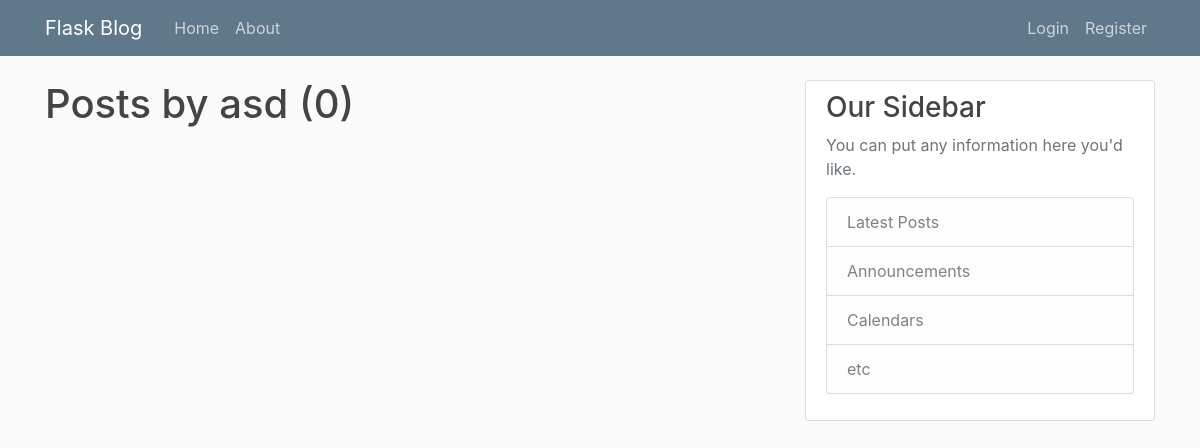
Before: /user/asd with the older database file.
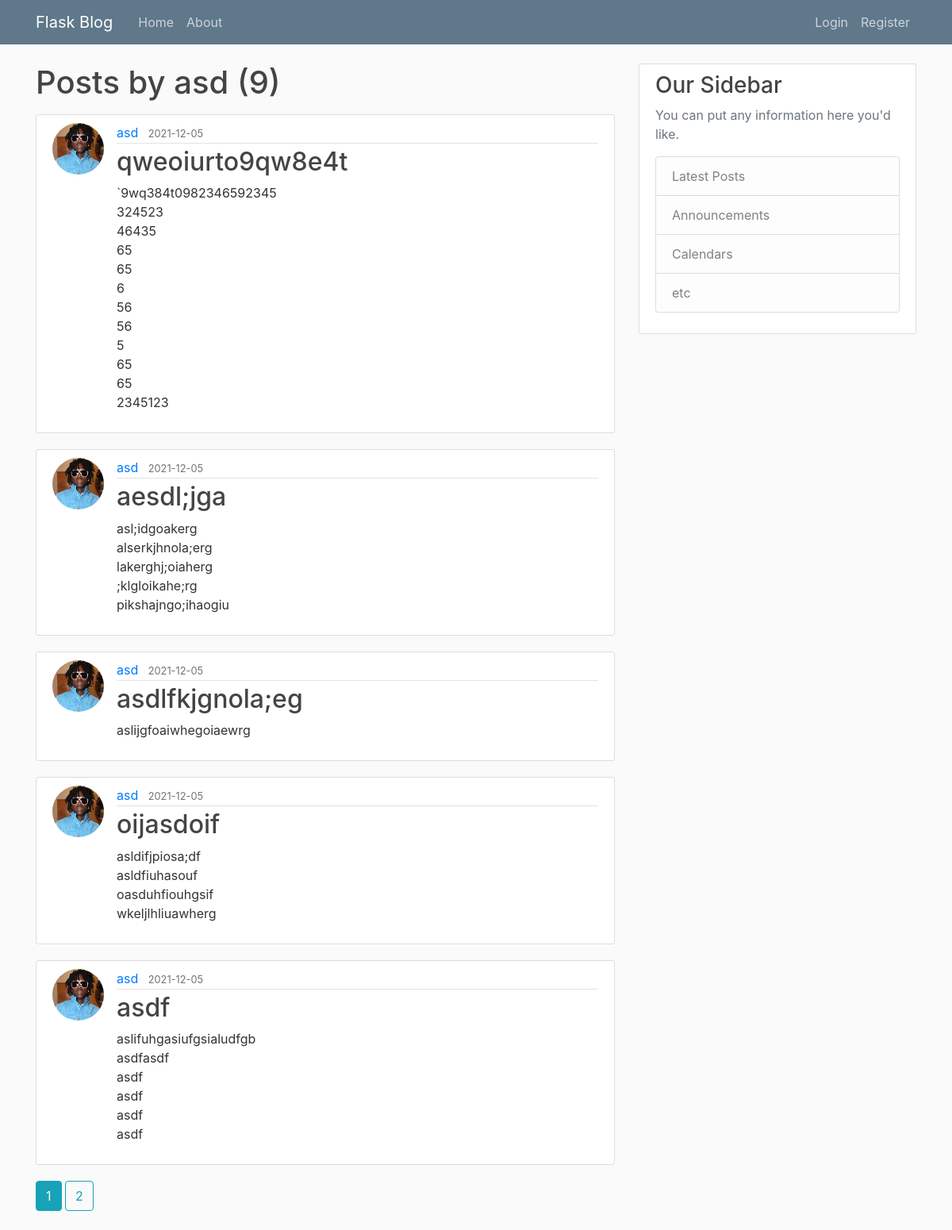
After: the same page with the newer database file.
### flaskblog/models.py (models this page shows, shortened)
class User(db.Model, UserMixin):
    id = db.Column(db.Integer, primary_key=True)
    username = db.Column(db.String(20), unique=True, nullable=False)
    email = db.Column(db.String(120), unique=True, nullable=False)
    image_file = db.Column(db.String(20), nullable=False, default='default.jpg')
    password = db.Column(db.String(60), nullable=False)
    posts = db.relationship('Post', backref='author', lazy=True)

class Post(db.Model):
    id = db.Column(db.Integer, primary_key=True)
    title = db.Column(db.String(100))
    date_posted = db.Column(db.DateTime, nullable=False, default=datetime.utcnow)
    content = db.Column(db.Text, nullable=False)
    user_id = db.Column(db.Integer, db.ForeignKey('user.id'), nullable=False)

### flaskblog/routes.py (the view)
@app.route("/user/<string:username>")
def user_posts(username):
    page = request.args.get('page', 1, type=int)
    user = User.query.filter_by(username=username).first_or_404()
    posts = Post.query.filter_by(author=user)\
        .order_by(Post.date_posted.desc())\
        .paginate(page=page, per_page=5)
    return render_template('user_posts.html', posts=posts, user=user)

### flaskblog/templates/user_posts.html
{% extends "layout.html" %}
{% block content %}
    <h1 class="mb-3">Posts by {{ user.username }} ({{ posts.total }})</h1>
    {% for post in posts.items %}
        <article class="media content-section">
            <img class="rounded-circle article-img" src="{{ url_for('static', filename='profile_pics/' + post.author.image_file) }}">
            <div class="media-body">
            <div class="article-metadata">
                <a class="mr-2" href="{{ url_for('user_posts', username=post.author.username) }}">{{ post.author.username }}</a>
                <small class="text-muted">{{ post.date_posted.strftime('%Y-%m-%d') }}</small>
            </div>
            <h2><a class="article-title" href="{{ url_for('post', post_id=post.id) }}">{{ post.title }}</a></h2>
            <p class="article-content">{{ post.content }}</p>
            </div>
        </article>
    {% endfor %}
    {% for page_num in posts.iter_pages() %}
        {% if page_num %}
            {% if posts.page == page_num %}
            <a class="btn btn-info mb-4" href="{{ url_for('user_posts', username=user.username, page=page_num) }}">{{ page_num }}</a>
            {% else %}
            <a class="btn btn-outline-info mb-4" href="{{ url_for('user_posts', username=user.username, page=page_num) }}">{{ page_num }}</a>
            {% endif %}
        {% else %}
            ...
        {% endif %}
    {% endfor %}
{% endblock content %}

### flaskblog/templates/layout.html (shortened to what this page needs)
<!DOCTYPE html>
<html>
    <head>
        <link rel="stylesheet" href="https://stackpath.bootstrapcdn.com/bootstrap/4.3.1/css/bootstrap.min.css">
        <link rel="stylesheet" type="text/css" href="{{ url_for('static', filename='main.css') }}">
    </head>
    <body>
        <header class="site-header">
            <nav class="navbar navbar-expand-md navbar-dark bg-steel fixed-top">
              <div class="container">
                <a class="navbar-brand mr-4" href="/">Flask Blog</a>
                <div class="collapse navbar-collapse" id="navbarToggle">
                  <div class="navbar-nav mr-auto">
                    <a class="nav-item nav-link" href="{{ url_for('home_page') }}">Home</a>
                    <a class="nav-item nav-link" href="{{ url_for('about_page') }}">About</a>
                  </div>
                  <div class="navbar-nav">
                    {% if current_user.is_authenticated %}
                      <a class="nav-item nav-link" href="{{ url_for('new_post') }}">New Post</a>
                      <a class="nav-item nav-link" href="{{ url_for('account') }}">Account</a>
                      <a class="nav-item nav-link" href="{{ url_for('logout') }}">Logout</a>
                    {% else %}
                      <a class="nav-item nav-link" href="{{ url_for('login') }}">Login</a>
                      <a class="nav-item nav-link" href="{{ url_for('register') }}">Register</a>
                    {% endif %}
                  </div>
                </div>
              </div>
            </nav>
          </header>
          <main role="main" class="container">
            <div class="row">
              <div class="col-md-8">
                {% block content %}{% endblock %}
              </div>
              <div class="col-md-4">
                <div class="content-section">
                  <h3>Our Sidebar</h3>
                  <p class='text-muted'>You can put any information here you'd like.
                    <ul class="list-group">
                      <li class="list-group-item list-group-item-light">Latest Posts</li>
                      <li class="list-group-item list-group-item-light">Announcements</li>
                      <li class="list-group-item list-group-item-light">Calendars</li>
                      <li class="list-group-item list-group-item-light">etc</li>
                    </ul>
                  </p>
                </div>
              </div>
            </div>
          </main>
    </body>
</html>

### flaskblog/static/main.css (style rules this page uses)
body { background: #fafafa; color: #333333; margin-top: 5rem; }
h1, h2, h3, h4, h5, h6 { color: #444444; }
.bg-steel { background-color: #5f788a; }
.site-header .navbar-nav .nav-link { color: #cbd5db; }
.content-section { background: #ffffff; padding: 10px 20px; border: 1px solid #dddddd; border-radius: 3px; margin-bottom: 20px; }
.article-title { color: #444444; }
.article-content { white-space: pre-line; }
.article-img { height: 65px; width: 65px; margin-right: 16px; }
.article-metadata { padding-bottom: 1px; margin-bottom: 4px; border-bottom: 1px solid #e3e3e3 }

Changed rows visible on the page:
added Post: image_file (picture), author.username "asd", date_posted "2021-12-05", title "qweoiurto9qw8e4t", content "`9wq384t0982346592345 324523 46435 65 65 6 56 56 5 65 65 2345123"
added Post: image_file (picture), author.username "asd", date_posted "2021-12-05", title "aesdl;jga", content "asl;idgoakerg alserkjhnola;erg lakerghj;oiaherg ;klgloikahe;rg pikshajngo;ihaogiu"
added Post: image_file (picture), author.username "asd", date_posted "2021-12-05", title "asdlfkjgnola;eg", content "aslijgfoaiwhegoiaewrg"
added Post: image_file (picture), author.username "asd", date_posted "2021-12-05", title "oijasdoif", content "asldifjpiosa;df asldfiuhasouf oasduhfiouhgsif wkeljlhliuawherg"
added Post: image_file (picture), author.username "asd", date_posted "2021-12-05", title "asdf", content "aslifuhgasiufgsialudfgb asdfasdf asdf asdf asdf asdf"
Other visible differences:
{{ posts.total }}: "0" → "9"
new list line: "1"
new list line: "2"
